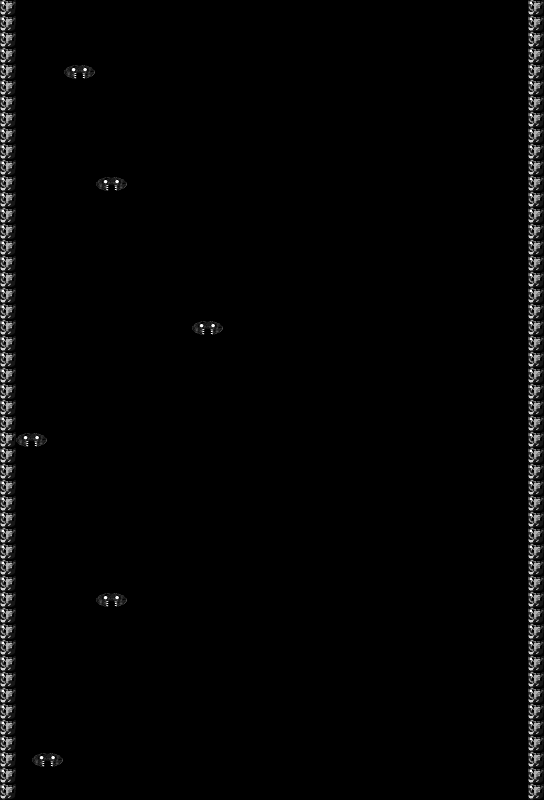

Below is a game level as drawn by its tile map, then a one-line description and the .tmx that defines it (tile-layer data replaced by summaries):
An orthogonal 34x50 tile map with 16x16 px tiles, 2 tile layers (solid, entities), 2 tilesets.

<map version="1.0" orientation="orthogonal" width="34" height="50" tilewidth="16" tileheight="16">
 <tileset firstgid="1" name="wallnew" tilewidth="16" tileheight="16">
  <image source="../wallnew.png" trans="000000" width="32" height="16" />
 </tileset>
 <tileset firstgid="3" name="moversnew" tilewidth="32" tileheight="16">
  <image source="../moversnew.png" trans="000000" width="64" height="16" />
 </tileset>
 <layer name="solid" width="34" height="50">
  <data>[1700 cells, 100 non-empty, 1 distinct tile ids]</data>
 </layer>
 <layer name="entities" width="34" height="50">
  <data>[1700 cells, 6 non-empty, 1 distinct tile ids]</data>
 </layer>
</map>
